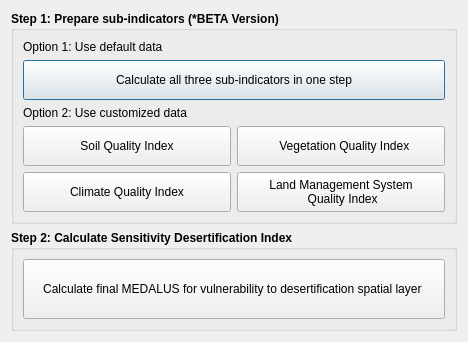
<?xml version="1.0" encoding="UTF-8"?>
<ui version="4.0">
 <class>DlgCalculateMedalus</class>
 <widget class="QDialog" name="DlgCalculateMedalus">
  <property name="windowModality">
   <enum>Qt::ApplicationModal</enum>
  </property>
  <property name="geometry">
   <rect>
    <x>0</x>
    <y>0</y>
    <width>468</width>
    <height>342</height>
   </rect>
  </property>
  <property name="sizePolicy">
   <sizepolicy hsizetype="Fixed" vsizetype="Fixed">
    <horstretch>0</horstretch>
    <verstretch>0</verstretch>
   </sizepolicy>
  </property>
  <property name="windowTitle">
   <string>Calculate Indicators</string>
  </property>
  <layout class="QVBoxLayout" name="verticalLayout_2">
   <item>
    <widget class="QGroupBox" name="groupBox">
     <property name="font">
      <font>
       <weight>75</weight>
       <bold>true</bold>
      </font>
     </property>
     <property name="title">
      <string>Step 1: Prepare sub-indicators (*BETA Version)</string>
     </property>
     <layout class="QGridLayout" name="gridLayout_2">
      <item row="0" column="0">
       <widget class="QLabel" name="label">
        <property name="font">
         <font>
          <weight>50</weight>
          <bold>false</bold>
         </font>
        </property>
        <property name="text">
         <string>Option 1: Use default data</string>
        </property>
       </widget>
      </item>
      <item row="1" column="0" colspan="2">
       <widget class="QPushButton" name="btn_calculate_all">
        <property name="sizePolicy">
         <sizepolicy hsizetype="Minimum" vsizetype="Minimum">
          <horstretch>0</horstretch>
          <verstretch>0</verstretch>
         </sizepolicy>
        </property>
        <property name="minimumSize">
         <size>
          <width>0</width>
          <height>40</height>
         </size>
        </property>
        <property name="font">
         <font>
          <weight>50</weight>
          <bold>false</bold>
         </font>
        </property>
        <property name="text">
         <string>Calculate all three sub-indicators in one step</string>
        </property>
       </widget>
      </item>
      <item row="2" column="0">
       <widget class="QLabel" name="label_2">
        <property name="font">
         <font>
          <weight>50</weight>
          <bold>false</bold>
         </font>
        </property>
        <property name="text">
         <string>Option 2: Use customized data</string>
        </property>
       </widget>
      </item>
      <item row="3" column="0">
       <widget class="QPushButton" name="btn_calculate_sqi">
        <property name="sizePolicy">
         <sizepolicy hsizetype="Minimum" vsizetype="Minimum">
          <horstretch>0</horstretch>
          <verstretch>0</verstretch>
         </sizepolicy>
        </property>
        <property name="minimumSize">
         <size>
          <width>0</width>
          <height>40</height>
         </size>
        </property>
        <property name="font">
         <font>
          <weight>50</weight>
          <bold>false</bold>
         </font>
        </property>
        <property name="text">
         <string>            Soil Quality Index            </string>
        </property>
       </widget>
      </item>
      <item row="3" column="1">
       <widget class="QPushButton" name="btn_calculate_vqi">
        <property name="sizePolicy">
         <sizepolicy hsizetype="Minimum" vsizetype="Minimum">
          <horstretch>0</horstretch>
          <verstretch>0</verstretch>
         </sizepolicy>
        </property>
        <property name="minimumSize">
         <size>
          <width>0</width>
          <height>40</height>
         </size>
        </property>
        <property name="font">
         <font>
          <weight>50</weight>
          <bold>false</bold>
         </font>
        </property>
        <property name="text">
         <string>        Vegetation Quality Index      </string>
        </property>
       </widget>
      </item>
      <item row="4" column="0">
       <widget class="QPushButton" name="btn_calculate_cqi">
        <property name="sizePolicy">
         <sizepolicy hsizetype="Minimum" vsizetype="Minimum">
          <horstretch>0</horstretch>
          <verstretch>0</verstretch>
         </sizepolicy>
        </property>
        <property name="minimumSize">
         <size>
          <width>0</width>
          <height>40</height>
         </size>
        </property>
        <property name="font">
         <font>
          <weight>50</weight>
          <bold>false</bold>
         </font>
        </property>
        <property name="text">
         <string>Climate Quality Index</string>
        </property>
       </widget>
      </item>
      <item row="4" column="1">
       <widget class="QPushButton" name="btn_calculate_mqi">
        <property name="sizePolicy">
         <sizepolicy hsizetype="Minimum" vsizetype="Minimum">
          <horstretch>0</horstretch>
          <verstretch>0</verstretch>
         </sizepolicy>
        </property>
        <property name="minimumSize">
         <size>
          <width>0</width>
          <height>40</height>
         </size>
        </property>
        <property name="font">
         <font>
          <weight>50</weight>
          <bold>false</bold>
         </font>
        </property>
        <property name="text">
         <string>Land Management System
 Quality Index</string>
        </property>
       </widget>
      </item>
     </layout>
    </widget>
   </item>
   <item>
    <widget class="QGroupBox" name="groupBox_4">
     <property name="font">
      <font>
       <weight>75</weight>
       <bold>true</bold>
      </font>
     </property>
     <property name="title">
      <string>Step 2: Calculate Sensitivity Desertification Index</string>
     </property>
     <layout class="QGridLayout" name="gridLayout">
      <item row="0" column="0">
       <widget class="QPushButton" name="btn_calculate_medalus">
        <property name="sizePolicy">
         <sizepolicy hsizetype="Minimum" vsizetype="Minimum">
          <horstretch>0</horstretch>
          <verstretch>0</verstretch>
         </sizepolicy>
        </property>
        <property name="minimumSize">
         <size>
          <width>0</width>
          <height>40</height>
         </size>
        </property>
        <property name="font">
         <font>
          <weight>50</weight>
          <bold>false</bold>
         </font>
        </property>
        <property name="text">
         <string>Calculate final MEDALUS for vulnerability to desertification spatial layer </string>
        </property>
       </widget>
      </item>
     </layout>
    </widget>
   </item>
  </layout>
 </widget>
 <resources/>
 <connections/>
</ui>
